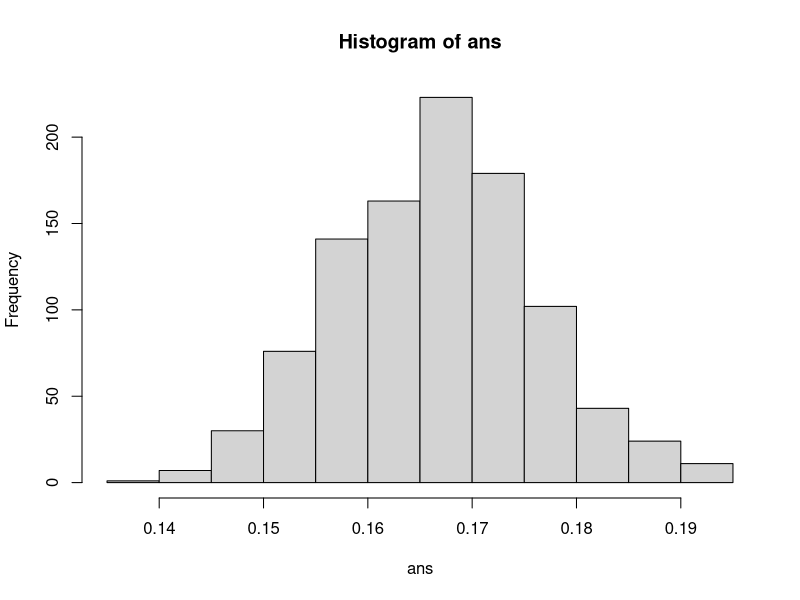

Source code (R):
#set.seed(3)
roll1 <- sample(1:6, 100000, replace = TRUE)
roll2 <- sample(1:6, 100000, replace = TRUE)
STR <- roll1 + roll2
A <- STR == 6
B <- roll1 == 3
PB <- mean(B)
PB
PA <- mean(A)
PAB <- mean(A & B)
PAB
(ans <- PAB/PB)

######

S <- expand.grid(roll1 = 1:6, roll2 = 1:6)
S$Sum <- apply(S, 1, sum)
S
table(S$Sum)
T1 <- MASS::fractions(table(S$Sum)/dim(S)[1])
T1
(x <- as.numeric(names(T1)))
(px <- T1)
(EX <- sum(x*px))
######
VX <- sum((x - EX)^2*px)
VX

##############

roll1 <- sample(1:6, 1000000, replace = TRUE)
roll2 <- sample(1:6, 1000000, replace = TRUE)
STR <- roll1 + roll2
mean(STR)
var(STR)


###################

rdf <- function(SIZE = 10000){
  roll1 <- sample(1:6, size = SIZE, replace = TRUE)
  roll2 <- sample(1:6, size = SIZE, replace = TRUE)
  STR <- roll1 + roll2
  A <- STR == 6
  B <- roll1 == 3
  PB <- mean(B)
  PA <- mean(A)
  PAB <- mean(A & B)
  ans <- PAB/PB
  ans
}
rdf()

ans <- replicate(1000, rdf())
hist(ans)
